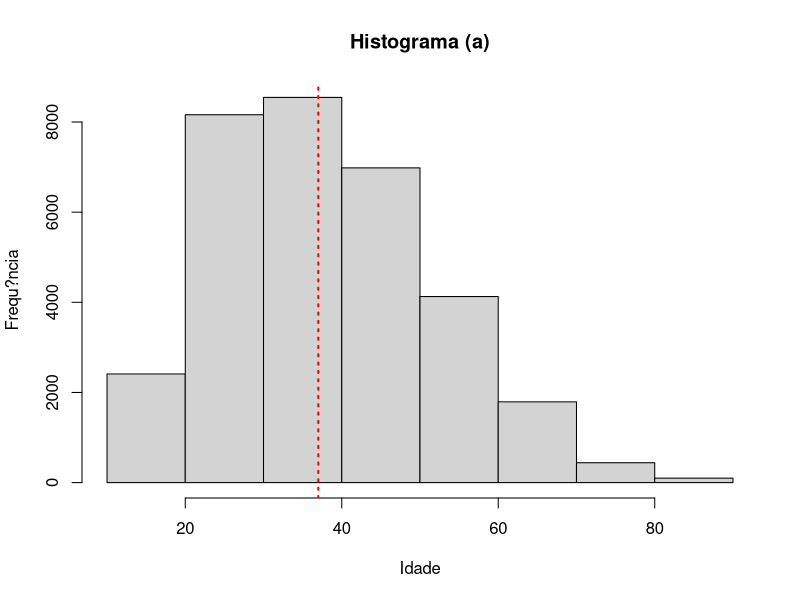
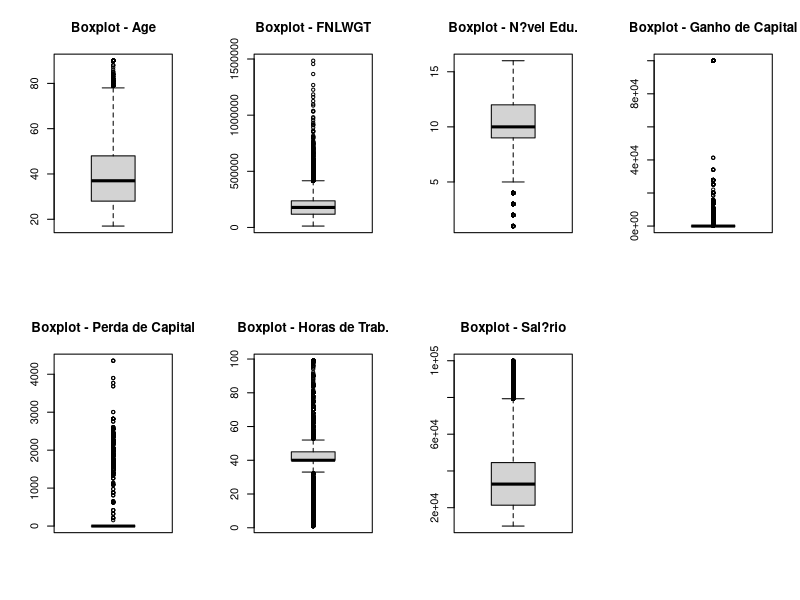

Generate these figures, in order, with R:
#setwd("~/UFCG")
dados <- read.csv("Lab1/adult.csv",head = T)

#variavel Age
summary(dados$age)
sd(dados$age)
var(dados$age)
IQR(dados$age)
freq <- table(dados$age)
moda <- (names(freq)[which.max(freq)])

png("variavel_age.png",width = 300, height = 300)
hist(dados$age, main = "Histograma (a)", xlab = "Idade", ylab = "Frequ?ncia", breaks = 9)
abline(v = median(dados$age), col = "red", lty = 3, lwd = 2)
dev.off()

###questao 3###

png("boxplots.png", width = 1400, height = 800)
par(mfrow = c(2,4))
boxplot(dados$age, main = "Boxplot - Age")
boxplot(dados$fnlwgt, main = "Boxplot - FNLWGT")
boxplot(dados$education.num, main = "Boxplot - N?vel Edu.")
boxplot(dados$capital.gain, main = "Boxplot - Ganho de Capital")
boxplot(dados$capital.loss, main = "Boxplot - Perda de Capital")
boxplot(dados$hours.per.week, main = "Boxplot - Horas de Trab.")
boxplot(dados$Wages, main = "Boxplot - Sal?rio")
dev.off()

###questao 4###
proporcao <- mean(dados$Wages)/mean(dados$hours.per.week)

###questao 2###
profissao <- aggregate(dados$Wages,list("Profissao"= dados$occupation), FUN = mean )
genero <- aggregate(dados$Wages,list("Genero"= dados$sex), FUN = mean )
etnia <- aggregate(dados$Wages,list("Cor"= dados$race), FUN = mean )
pais_origem <- aggregate(dados$Wages,list("Pais.origem"= dados$native.country), FUN = mean )
nivel_educacional <- aggregate(dados$Wages,list("Nivel.educacional"= dados$education), FUN = mean )

profissao <- profissao[profissao$x == max(profissao$x), ]
genero <- genero[genero$x == max(genero$x), ]
etnia <- etnia[etnia$x == max(etnia$x), ]
pais_origem <- pais_origem[pais_origem$x == max(pais_origem$x), ]
nivel_educacional <- nivel_educacional[nivel_educacional$x == max(nivel_educacional$x), ]

#ganha menos que 20000 ou mais que 80000
dados <- dados[dados$Wages < 20000 | dados$Wages > 80000, ]
profissao <- aggregate(dados$Wages,list("Profissao"= dados$occupation), FUN = mean )
genero <- aggregate(dados$Wages,list("Genero"= dados$sex), FUN = mean )
etnia <- aggregate(dados$Wages,list("Cor"= dados$race), FUN = mean )
pais_origem <- aggregate(dados$Wages,list("Pais.origem"= dados$native.country), FUN = mean )
nivel_educacional <- aggregate(dados$Wages,list("Nivel.educacional"= dados$education), FUN = mean )

profissao <- profissao[profissao$x == max(profissao$x), ]
genero <- genero[genero$x == max(genero$x), ]
etnia <- etnia[etnia$x == max(etnia$x), ]
pais_origem <- pais_origem[pais_origem$x == max(pais_origem$x), ]
nivel_educacional <- nivel_educacional[nivel_educacional$x == max(nivel_educacional$x), ]

